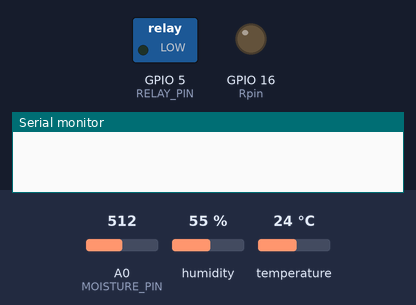
This sketch was run on a simulated ESP8266 (NodeMCU). Parts: switched loads named in the sketch (green lamp = pin HIGH), output pins drawn as LEDs (lit = HIGH), the last lines printed to the serial monitor. The test bench sets the inputs (shaded band); at power-on: A0 (MOISTURE_PIN) = 512, humidity 55 %, temperature 24 °C. WiFi joins after 1.5 s; servers stay silent unless stated; web services answer with replies made up by the test bench.

Above: at 0.1 s.
At 11.6 s:
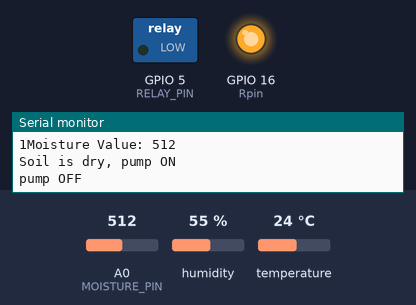
11.7 s: A0 (MOISTURE_PIN) set to 423
At 12.2 s:
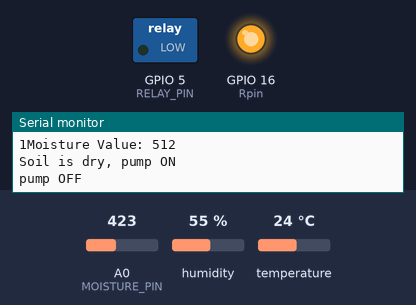
16.5 s: A0 (MOISTURE_PIN) set to 447
Timing chart, 0 to 19.5 s (numbered marks = the images above; inputs shaded):
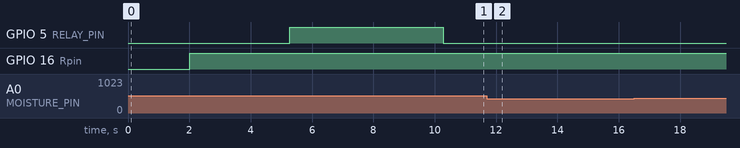

Measured:
- after the input at 11.7 s, GPIO 5 (RELAY_PIN): stays LOW (without the input it goes to HIGH after 1.6 s)

The sketch:

sketch_withwifi.ino
```cpp
#include <ESP8266WiFi.h>
#include <DHT.h>

#define DHTPIN 4
#define DHTTYPE DHT22
#define MOISTURE_PIN A0
#define RELAY_PIN 5
#define Rpin 16
#define THRESHOLD 590
#define TEMP_OFFSET 0.0
int i;
#define WIFI_SSID "iQOOZ6"
#define WIFI_PASSWORD "!@#$%^&*()-w"
#define THINGSPEAK_API_KEY "9QDYEUK0UWJEEYGV"
#define THINGSPEAK_SERVER "api.thingspeak.com"

DHT dht(DHTPIN, DHTTYPE);

void setup() {

  pinMode(RELAY_PIN, OUTPUT);
  pinMode(Rpin, OUTPUT);
  Serial.begin(115200);
  dht.begin();
  WiFi.begin(WIFI_SSID, WIFI_PASSWORD);
  while (WiFi.status() != WL_CONNECTED) {
    delay(1000);
    Serial.println("Connecting to WiFi...");
  }
  Serial.println("Connected to WiFi");
}

void loop() {
  digitalWrite(Rpin, LOW);
  dht.begin();
  float temperature = dht.readTemperature() + TEMP_OFFSET;
  digitalWrite(Rpin, HIGH);
  delay(500);
  digitalWrite(Rpin, LOW);
  float humidity = dht.readHumidity();
  digitalWrite(Rpin, HIGH);
  delay(500);
  digitalWrite(Rpin, LOW);
  int moistureValue = analogRead(MOISTURE_PIN);
  moistureValue = 1024-moistureValue;
  digitalWrite(Rpin, HIGH);
  delay(500);
  digitalWrite(Rpin, LOW);

  if (isnan(temperature) || isnan(humidity)) {
    Serial.println("Failed to read from DHT sensor!");
    return;
  }
  Serial.print("Temperature: ");
  Serial.print(temperature);
  Serial.println(" °C");
  Serial.print("Humidity: ");
  Serial.println(humidity);
  digitalWrite(Rpin, HIGH);

  String url = String("/update?api_key=") + THINGSPEAK_API_KEY + "&field1=" + String(temperature) + "&field2=" + String(humidity) + "&field3=" + String(moistureValue);
  sendToThingSpeak(url);

  Serial.print("Moisture Value: ");
  Serial.println(moistureValue);

  if (moistureValue < THRESHOLD) {
   pumpLoop: Serial.println("Soil is dry, pump ON");
    digitalWrite(RELAY_PIN, HIGH);
    delay(5000);
    Serial.println("pump OFF");
    digitalWrite(RELAY_PIN, LOW);
    delay(3000);
     moistureValue = analogRead(MOISTURE_PIN);
     moistureValue = 1024-moistureValue;
    if (moistureValue < THRESHOLD)
    goto pumpLoop;
    else{
    Serial.println("Soil is wet, pump OFF");
    goto dfinal;
    }
  } else {
    Serial.println("Soil is wet, pump OFF");
    digitalWrite(RELAY_PIN, LOW);

  }

  dfinal: for(i=1;i<=36;i++){
    digitalWrite(Rpin, LOW);
    temperature = dht.readTemperature() + TEMP_OFFSET;
    humidity = dht.readHumidity();
    moistureValue = analogRead(MOISTURE_PIN);
    moistureValue = 1024-moistureValue;
    Serial.print("Temperature: ");
    Serial.print(temperature);
    Serial.println(" °C");
    Serial.print("Humidity: ");
    Serial.println(humidity);
    digitalWrite(Rpin, HIGH);
    Serial.print("Moisture Value: ");
    Serial.println(moistureValue);
    digitalWrite(Rpin, HIGH);
    String url = String("/update?api_key=") + THINGSPEAK_API_KEY + "&field1=" + String(temperature) + "&field2=" + String(humidity) + "&field3=" + String(moistureValue);
    sendToThingSpeak(url);
    delay(6000);
  }


}

void sendToThingSpeak(String url) {
  WiFiClient client;
  if (!client.connect(THINGSPEAK_SERVER, 80)) {
    Serial.println("Connection failed");
    return;
  }
  client.print(String("GET ") + url + " HTTP/1.1\r\n" +
               "Host: " + THINGSPEAK_SERVER + "\r\n" +
               "Connection: close\r\n\r\n");
  delay(500);
  while (client.available()) {
    String line = client.readStringUntil('\r');
    Serial.print(line);
  }
}
```
